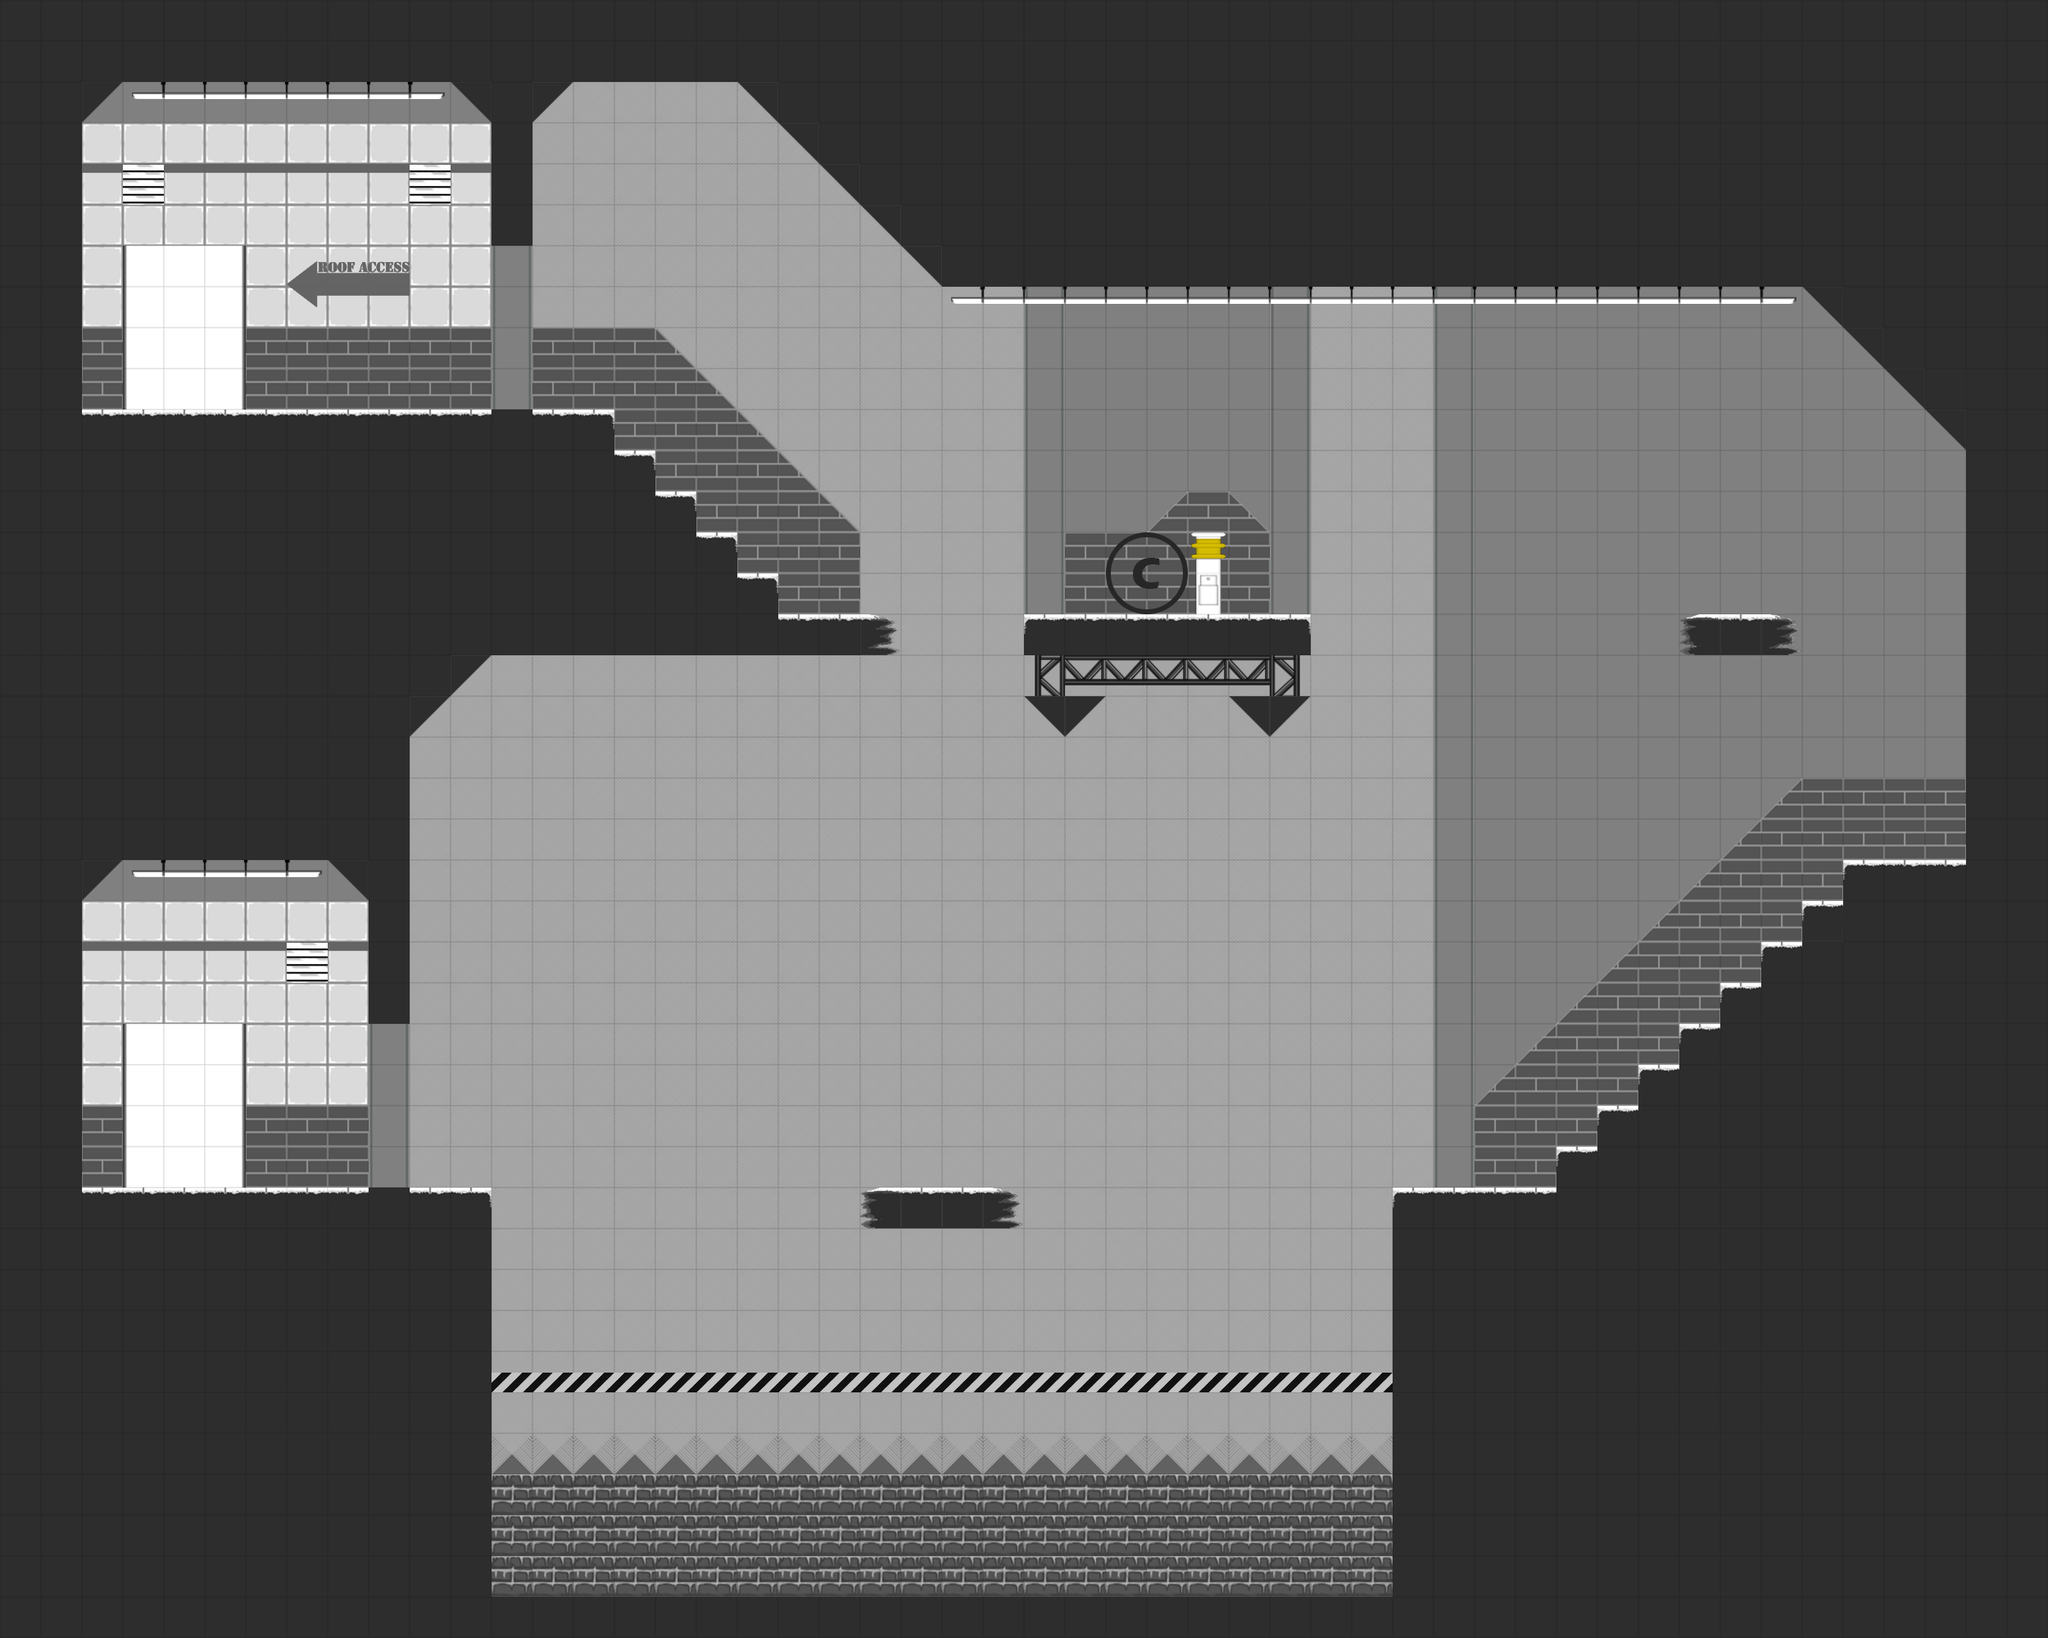

Tiled map render using the project's own tile images. Description and the map definition, with tile-layer contents summarised, below:
An orthogonal 50x40 tile map with 50x50 px tiles, 4 tile layers (New Background, New Transparency Layer, Decorations, Walkable Terrain New), 2 tilesets and 5 objects (2x door, start, yellow, end).

<map version="1.0" orientation="orthogonal" renderorder="right-down" width="50" height="40" tilewidth="50" tileheight="50" nextobjectid="6">
 <tileset firstgid="1" name="Test" tilewidth="50" tileheight="50" tilecount="32" columns="16">
  <image source="../images/tileSet/TileSheet.png" width="815" height="101" />
 </tileset>
 <tileset firstgid="33" name="Decorations" tilewidth="50" tileheight="50" tilecount="259" columns="37">
  <image source="../images/tileSet/decorations_spritesheet.png" width="1850" height="350" />
 </tileset>
 <layer name="New Background" width="50" height="40">
  <properties>
   <property name="nocollide" value="true" />
   <property name="tileset" value="Test" />
  </properties>
  <data>[2000 cells, 1120 non-empty, 10 distinct tile ids]</data>
 </layer>
 <layer name="New Transparency Layer" width="50" height="40">
  <properties>
   <property name="nocollide" value="true" />
   <property name="tileset" value="Test" />
  </properties>
  <data>[2000 cells, 72 non-empty, 9 distinct tile ids]</data>
 </layer>
 <layer name="Decorations" width="50" height="40">
  <properties>
   <property name="nocollide" value="true" />
   <property name="tileset" value="Decorations" />
  </properties>
  <data>[2000 cells, 56 non-empty, 15 distinct tile ids]</data>
 </layer>
 <layer name="Walkable Terrain New" width="50" height="40">
  <properties>
   <property name="tileset" value="Test" />
  </properties>
  <data>[2000 cells, 889 non-empty, 6 distinct tile ids]</data>
 </layer>
 <objectgroup name="Objects">
  <object id="1" type="start" x="150" y="300" width="150" height="200" />
  <object id="2" type="door" x="602.667" y="301.333" width="45.3333" height="201.333" />
  <object id="3" type="yellow" x="1452" y="648" width="44" height="100" />
  <object id="4" type="end" x="152" y="1253.33" width="140" height="200" />
  <object id="5" type="door" x="452" y="1253.33" width="45.3333" height="193.333" />
 </objectgroup>
</map>
